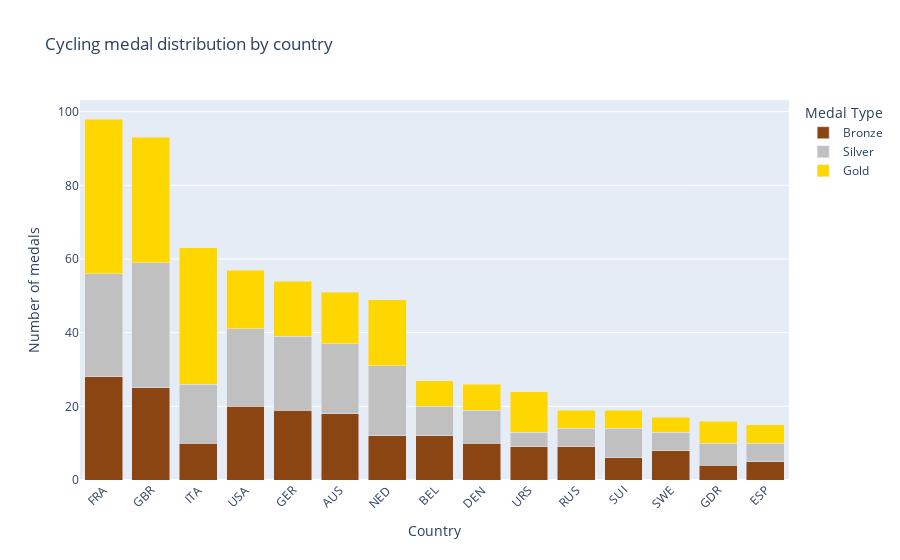

The code cell stored with this chart in its notebook:
### Markdown cell above
### Cycling medal distribution by country

Team duplicates are removed, counting only by unique event and year.\
Road cycling culture may be primarily associated with France and Italy, but UK is definitely on level with France, and US & Australia also provide a solid supply of ambitious cyclists.

### Code cell
national_cycling_df = cycling_df[["NOC", "Year", "Event", "Medal"]].drop_duplicates()
cycling_medal_distribution = national_cycling_df.groupby("NOC")["Medal"].value_counts().unstack().fillna(0)
cycling_medal_distribution = cycling_medal_distribution.assign(Total=cycling_medal_distribution.sum(axis=1)).sort_values(by="Total", ascending=False).iloc[:15]


national_cycling_fig = px.bar(
    cycling_medal_distribution.reset_index(),
    x="NOC",
    y=["Bronze", "Silver", "Gold"],
    title="Cycling medal distribution by country",
    labels={"value": "Number of medals", "variable": "Medal Type", "NOC": "Country"},
    color_discrete_map={"Bronze": "saddlebrown", "Silver": "silver", "Gold": "gold"},
    barmode="stack"
)

national_cycling_fig.update_layout(xaxis_tickangle=-45)
national_cycling_fig.show()

### Figure 1 — Plotly figure (JSON) as saved in the notebook; plotly's stock layout.template omitted (floating-point values rounded to 4 significant figures)
{"data": [{"hovertemplate": "Medal Type=Bronze<br>Country=%{x}<br>Number of medals=%{y}<extra></extra>", "legendgroup": "Bronze", "marker": {"color": "saddlebrown", "pattern": {"shape": ""}}, "name": "Bronze", "orientation": "v", "showlegend": true, "textposition": "auto", "type": "bar", "x": ["FRA", "GBR", "ITA", "USA", "GER", "AUS", "NED", "BEL", "DEN", "URS", "RUS", "SUI", "SWE", "GDR", "ESP"], "xaxis": "x", "y": [28.0, 25.0, 10.0, 20.0, 19.0, 18.0, 12.0, 12.0, 10.0, 9.0, 9.0, 6.0, 8.0, 4.0, 5.0], "yaxis": "y"}, {"hovertemplate": "Medal Type=Silver<br>Country=%{x}<br>Number of medals=%{y}<extra></extra>", "legendgroup": "Silver", "marker": {"color": "silver", "pattern": {"shape": ""}}, "name": "Silver", "orientation": "v", "showlegend": true, "textposition": "auto", "type": "bar", "x": ["FRA", "GBR", "ITA", "USA", "GER", "AUS", "NED", "BEL", "DEN", "URS", "RUS", "SUI", "SWE", "GDR", "ESP"], "xaxis": "x", "y": [28.0, 34.0, 16.0, 21.0, 20.0, 19.0, 19.0, 8.0, 9.0, 4.0, 5.0, 8.0, 5.0, 6.0, 5.0], "yaxis": "y"}, {"hovertemplate": "Medal Type=Gold<br>Country=%{x}<br>Number of medals=%{y}<extra></extra>", "legendgroup": "Gold", "marker": {"color": "gold", "pattern": {"shape": ""}}, "name": "Gold", "orientation": "v", "showlegend": true, "textposition": "auto", "type": "bar", "x": ["FRA", "GBR", "ITA", "USA", "GER", "AUS", "NED", "BEL", "DEN", "URS", "RUS", "SUI", "SWE", "GDR", "ESP"], "xaxis": "x", "y": [42.0, 34.0, 37.0, 16.0, 15.0, 14.0, 18.0, 7.0, 7.0, 11.0, 5.0, 5.0, 4.0, 6.0, 5.0], "yaxis": "y"}], "layout": {"barmode": "stack", "legend": {"title": {"text": "Medal Type"}, "tracegroupgap": 0}, "title": {"text": "Cycling medal distribution by country"}, "xaxis": {"anchor": "y", "domain": [0, 1], "tickangle": -45, "title": {"text": "Country"}}, "yaxis": {"anchor": "x", "domain": [0, 1], "title": {"text": "Number of medals"}}}}
